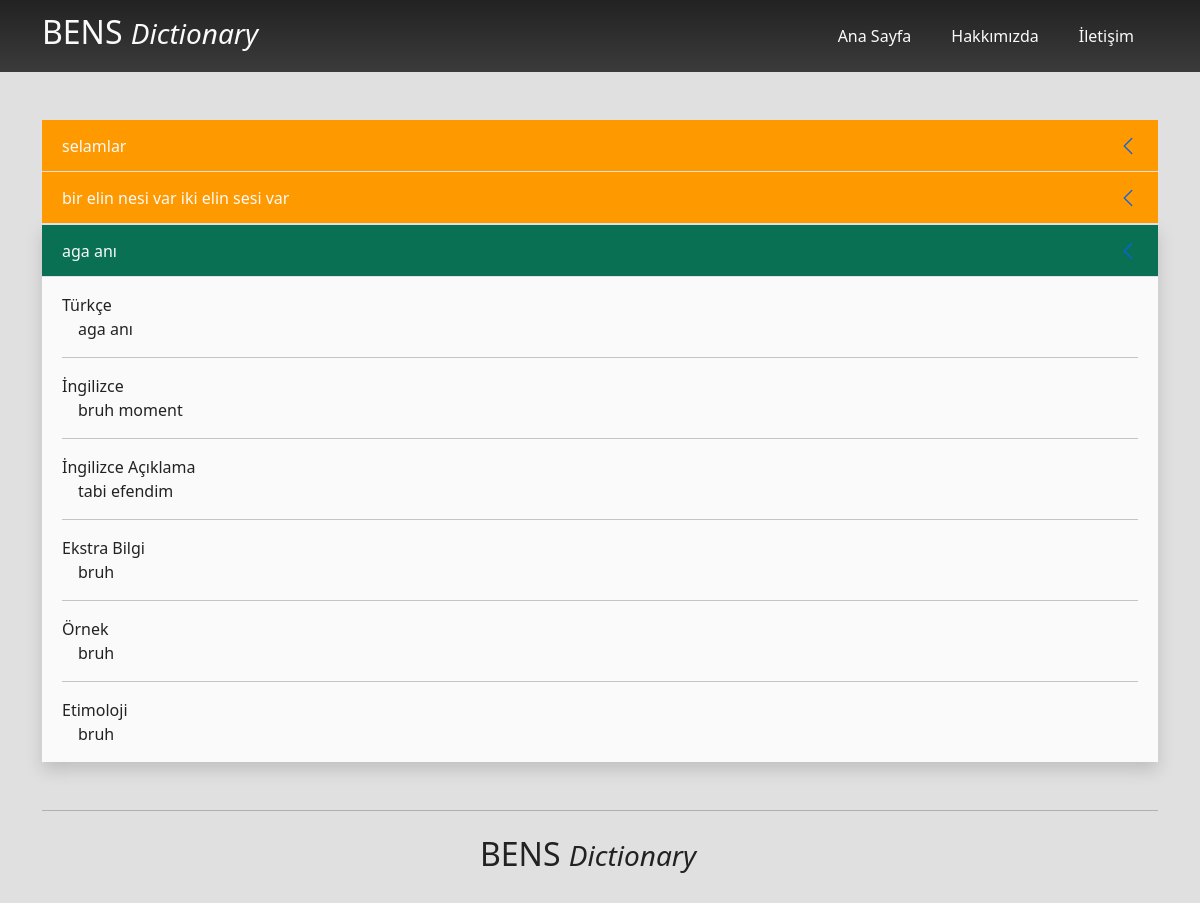
Page /search/aga-an on the earlier database version.
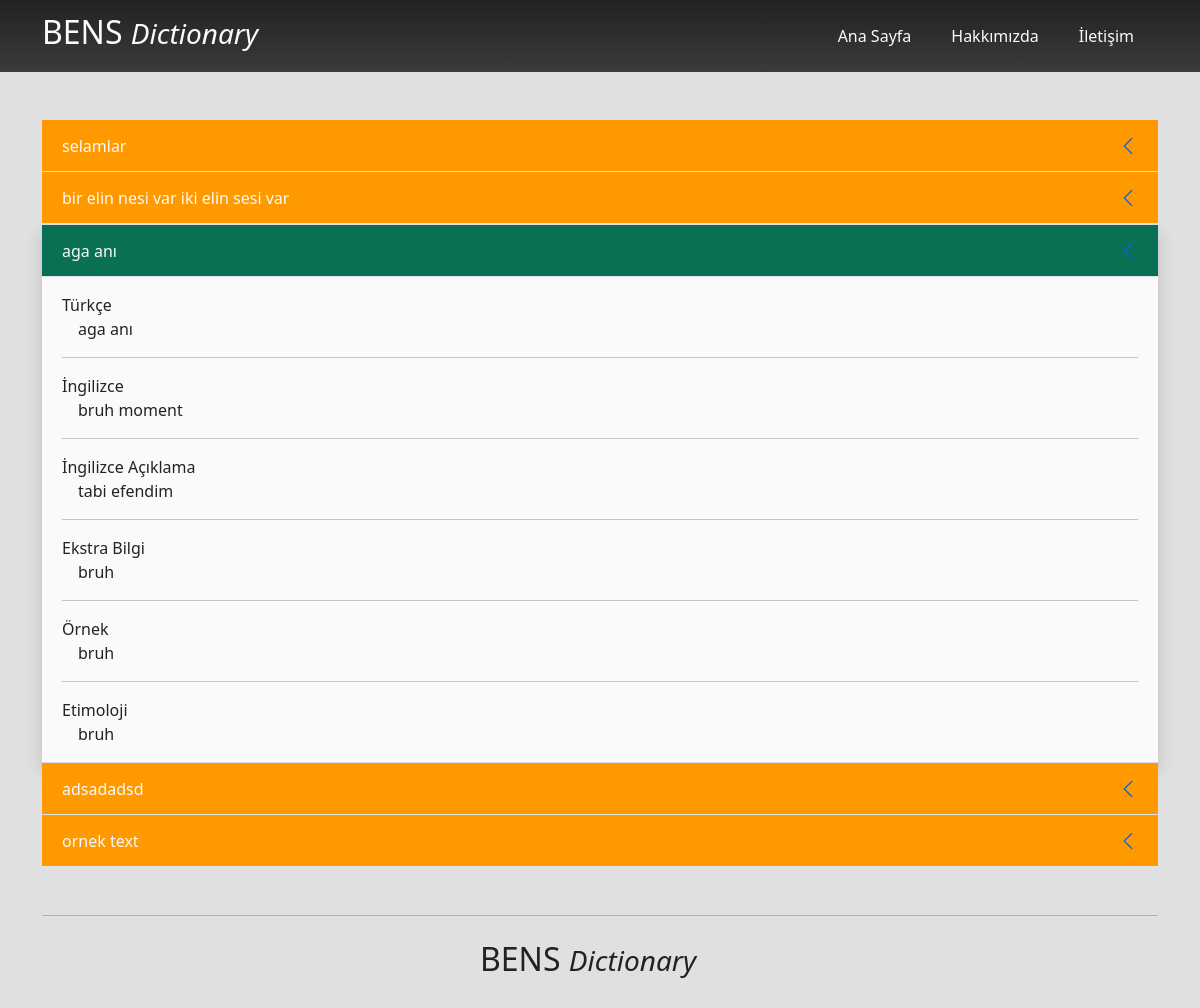
Same page on the later database version.
### dictionary/models.py (models this page shows, shortened)
class Structure(models.Model):
    structureType = models.ManyToManyField(typeOf, blank=True, null=True)
    turkish = models.CharField(max_length=200)
    english = models.CharField(max_length=200)
    description = models.TextField()
    extraInformation = models.CharField(max_length=200, blank=True, null=True)
    example = models.TextField(blank=True, null=True)
    etymology = models.TextField(blank=True, null=True)
    original = models.ManyToManyField(comesFrom, null=True, blank=True)
    last_searched = models.DateTimeField(auto_now=False, blank=True, null=True)
    search_count = models.IntegerField(default=0)
    slug = models.SlugField(max_length=200, unique=True, null=True, blank=True)

### dictionary/views.py (the view)
# urls.py: path('search/<slug:slug>', views.slugSearch, name='slugSearch')
def slugSearch(request, slug):
    searchResult = Structure.objects.get(slug=slug)
    resultId = searchResult.id
    lowerList = []
    upperList = []
    for i in range(resultId + 1, resultId + 6):
        try:
            lowerList.append(Structure.objects.get(id=i))
        except:
            break
    if resultId - 5 <= 0:
        for i in range(1, resultId):
            try:
                upperList.append(Structure.objects.get(id=i))
            except:
                break
    else:
        for i in range(resultId - 5, resultId):
            try:
                upperList.append(Structure.objects.get(id=i))
            except:
                break
    return render(request, 'dictionary/search.html', {'searchInput': searchResult.turkish, 'searchResult': searchResult, 'lowerList': lowerList, 'upperList': upperList, 'noResult': False})

### dictionary/templates/dictionary/search.html (shortened to what this page needs)
{% extends 'base.html' %}
{% load static %}
{% block content %}
<div class="container mt-5">
    <div class="accordion accordion-flush" id="accordionExample">
        {% for topStructure in upperList %}
            <a href="{% url 'slugSearch' topStructure.slug %}" class="accordion-item no-underline">
                <h2 class="accordion-header no-underline" id="">
                    <div class="accordion-button" type="button" data-bs-toggle="collapse" data-bs-target="" aria-expanded="true" aria-controls="collapseOne">
                        {{ topStructure.turkish }}
                    </div>
                </h2>
            </a>
        {% endfor %}
        {% include 'dictionary/partials/_structure.html' with searchResult=searchResult %}
        {% for downStructure in lowerList %}
        <a href="{% url 'slugSearch' downStructure.slug %}" class="accordion-item no-underline">
            <h2 class="accordion-header no-underline" id="">
                <div class="accordion-button" type="button" data-bs-toggle="collapse" data-bs-target="" aria-expanded="true" aria-controls="collapseOne">
                    {{ downStructure.turkish }}
                </div>
            </h2>
        </a>
        {% endfor %}
    </div>
</div>
{% endblock content %}

Differences in the rows shown:
added Structure: turkish "adsadadsd", shown under "aga anı"
added Structure: turkish "ornek text", shown under "aga anı"
